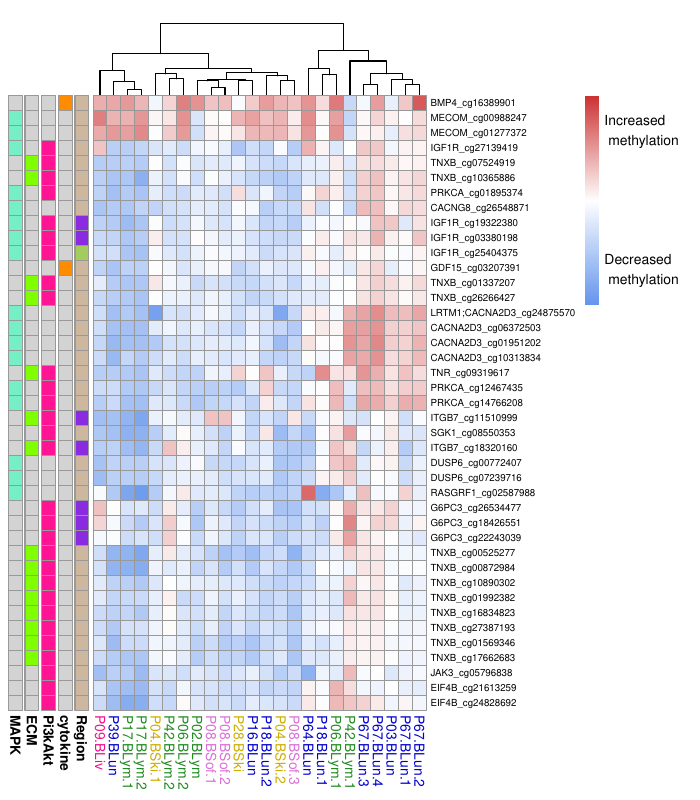

Reproduce this figure in R.
setwd(paste0(figureDirectory, "Figure6-FreqGenes Heatmap"))

library(ggplot2)
library(pheatmap)
library(grid)
library(stringr)


load("mostFreqAnnotationRowList.RData")


mostFreqCpGs <-mostFreqAnnotationRowList[[1]]
annotationRows <- mostFreqAnnotationRowList[[2]]


ann_colorsN = list(  
  cytokine = c("TRUE" = "darkorange", "FALSE" = "lightgrey"),
  Pi3kAkt = c("TRUE" = "deeppink", "FALSE" = "lightgrey"),
  ECM = c("TRUE" = "chartreuse", "FALSE" = "lightgrey"),
  MAPK = c("TRUE" = "aquamarine2", "FALSE" = "lightgrey"),
  Region = c(body = "bisque3", promoter = "blueviolet", enhancer = "darkolivegreen3")
)


htmp <- pheatmap(mostFreqCpGs, color = colorRampPalette(c('cornflowerblue','white','brown3'))(length(seq(-6,6, by = 0.01))), breaks = seq(-6,6, by = 0.01), 
                 clustering_distance_rows = "manhattan", clustering_distance_cols = "manhattan", legend_breaks = c(-4, 4), 
                 main = "", legend_labels = c("Decreased \n methylation", "Increased \n methylation"),
                 annotation_row  = annotationRows, annotation_color =  ann_colorsN,annotation_legend	=F,  show_rownames=T, treeheight_row = F, fontsize_row = 7)




labelshtmp <- htmp$tree_col$labels[htmp$tree_col$order]
labelshtmp[str_detect(labelshtmp ,"BLun")] <- "blue3"
labelshtmp[str_detect(labelshtmp , "BLym")] <- "forestgreen"
labelshtmp[str_detect(labelshtmp , "BSki")] <- "gold3"
labelshtmp[str_detect(labelshtmp , "BSof")] <- "orchid"
labelshtmp[str_detect(labelshtmp , "BLiv")] <- "deeppink2"

cols= labelshtmp
htmp$gtable$grobs[[4]]$gp=gpar(col=cols)




pdf(file ="Figure6.pdf",  width =7 , height = 8)
htmp
dev.off()
